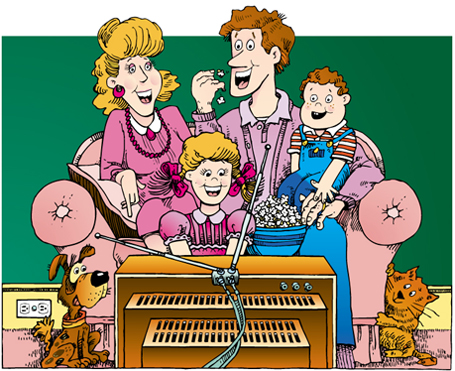
#> input picture 4/femfel/images/femfel1.png, 455 x 371 px
$ python -i panorama.py   (imports and definitions only)
#> lines starting #> are read from the running program, lines starting #| are printed output that depends on the picture
# import the necessary packages
import numpy as np
import imutils
import cv2

class Stitcher:
	def __init__(self):
		# determine if we are using OpenCV v3.X
		self.isv3 = imutils.is_cv3()

	def stitch(self, images, ratio=0.75, reprojThresh=4.0,
		showMatches=False):
		# unpack the images, then detect keypoints and extract
		# local invariant descriptors from them
		(imageB, imageA) = images
		(kpsA, featuresA) = self.detectAndDescribe(imageA)
		(kpsB, featuresB) = self.detectAndDescribe(imageB)

		# match features between the two images
		M = self.matchKeypoints(kpsA, kpsB,
			featuresA, featuresB, ratio, reprojThresh)

		# if the match is None, then there aren't enough matched
		# keypoints to create a panorama
		if M is None:
			return None

		# otherwise, apply a perspective warp to stitch the images
		# together
		(matches, H, status) = M

		result = cv2.warpPerspective(imageA, H, (imageA.shape[1], imageA.shape[0]), borderValue= (255, 255, 255))

		# check to see if the keypoint matches should be visualized
		if showMatches:
			vis = self.drawMatches(imageA, imageB, kpsA, kpsB, matches,
				status)

			# return a tuple of the stitched image and the
			# visualization
			return (result, vis)

		# return the stitched image
		return result

	# [79 lines left out: functions detectAndDescribe, matchKeypoints, drawMatches, not called in this run]

>>> import cv2
>>> picture = cv2.imread('../images/femfel1.png', cv2.IMREAD_GRAYSCALE)
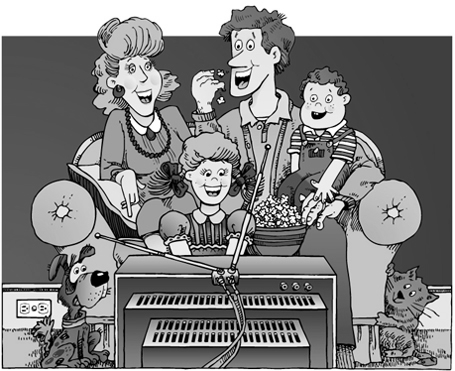
#> picture: shape (371, 455); min 0, max 255, mean 131.4
>>> result = Stitcher().stitch(picture)
#> (the run stopped early here; a loop or call above may not have finished)

$ run again, on 4/femfel/images/femfel2.png
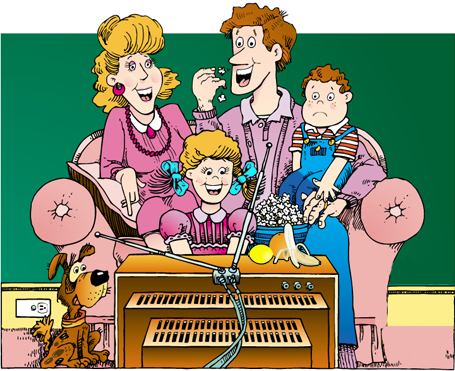
#> input picture 4/femfel/images/femfel2.png, 455 x 371 px
#> `picture = cv2.imread('../images/femfel1.png', cv2.IMREAD_GRAYSCALE)`:
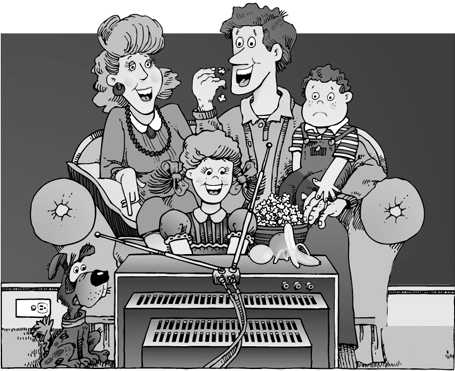
#> picture: shape (371, 455); min 0, max 255, mean 132.4
